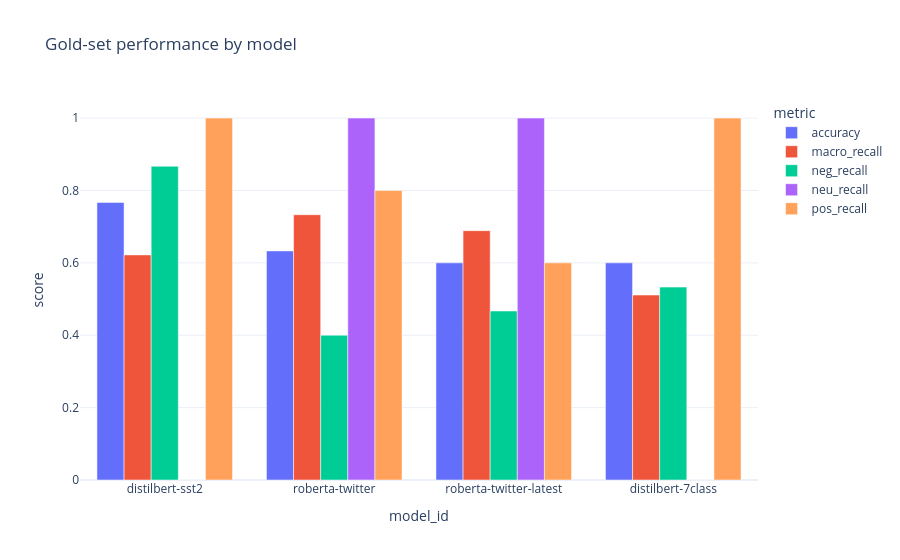

Write notebook code for a chart like this one.
### Code cell
fig = px.bar(
    leaderboard,
    x="model_id",
    y=["accuracy", "macro_recall", "neg_recall", "neu_recall", "pos_recall"],
    barmode="group",
    title="Gold-set performance by model",
    labels={"value": "score", "variable": "metric"},
)
fig.update_layout(yaxis_range=[0, 1.05], template="plotly_white")
fig.show()

winner = leaderboard.iloc[0]
print(
    f"Winner on gold set: {winner['model_id']} "
    f"({winner['model']}) — accuracy={winner['accuracy']:.3f}, "
    f"macro_recall={winner['macro_recall']:.3f}"
)

### Figure 1 — Plotly figure (JSON) as saved in the notebook; plotly's stock layout.template omitted (floating-point values rounded to 4 significant figures)
{"data": [{"alignmentgroup": "True", "hovertemplate": "metric=accuracy<br>model_id=%{x}<br>score=%{y}<extra></extra>", "legendgroup": "accuracy", "marker": {"color": "#636efa", "pattern": {"shape": ""}}, "name": "accuracy", "offsetgroup": "accuracy", "orientation": "v", "showlegend": true, "textposition": "auto", "type": "bar", "x": ["distilbert-sst2", "roberta-twitter", "roberta-twitter-latest", "distilbert-7class"], "xaxis": "x", "y": [0.767, 0.633, 0.6, 0.6], "yaxis": "y"}, {"alignmentgroup": "True", "hovertemplate": "metric=macro_recall<br>model_id=%{x}<br>score=%{y}<extra></extra>", "legendgroup": "macro_recall", "marker": {"color": "#EF553B", "pattern": {"shape": ""}}, "name": "macro_recall", "offsetgroup": "macro_recall", "orientation": "v", "showlegend": true, "textposition": "auto", "type": "bar", "x": ["distilbert-sst2", "roberta-twitter", "roberta-twitter-latest", "distilbert-7class"], "xaxis": "x", "y": [0.622, 0.733, 0.689, 0.511], "yaxis": "y"}, {"alignmentgroup": "True", "hovertemplate": "metric=neg_recall<br>model_id=%{x}<br>score=%{y}<extra></extra>", "legendgroup": "neg_recall", "marker": {"color": "#00cc96", "pattern": {"shape": ""}}, "name": "neg_recall", "offsetgroup": "neg_recall", "orientation": "v", "showlegend": true, "textposition": "auto", "type": "bar", "x": ["distilbert-sst2", "roberta-twitter", "roberta-twitter-latest", "distilbert-7class"], "xaxis": "x", "y": [0.867, 0.4, 0.467, 0.533], "yaxis": "y"}, {"alignmentgroup": "True", "hovertemplate": "metric=neu_recall<br>model_id=%{x}<br>score=%{y}<extra></extra>", "legendgroup": "neu_recall", "marker": {"color": "#ab63fa", "pattern": {"shape": ""}}, "name": "neu_recall", "offsetgroup": "neu_recall", "orientation": "v", "showlegend": true, "textposition": "auto", "type": "bar", "x": ["distilbert-sst2", "roberta-twitter", "roberta-twitter-latest", "distilbert-7class"], "xaxis": "x", "y": [0.0, 1.0, 1.0, 0.0], "yaxis": "y"}, {"alignmentgroup": "True", "hovertemplate": "metric=pos_recall<br>model_id=%{x}<br>score=%{y}<extra></extra>", "legendgroup": "pos_recall", "marker": {"color": "#FFA15A", "pattern": {"shape": ""}}, "name": "pos_recall", "offsetgroup": "pos_recall", "orientation": "v", "showlegend": true, "textposition": "auto", "type": "bar", "x": ["distilbert-sst2", "roberta-twitter", "roberta-twitter-latest", "distilbert-7class"], "xaxis": "x", "y": [1.0, 0.8, 0.6, 1.0], "yaxis": "y"}], "layout": {"barmode": "group", "legend": {"title": {"text": "metric"}, "tracegroupgap": 0}, "title": {"text": "Gold-set performance by model"}, "xaxis": {"anchor": "y", "domain": [0, 1], "title": {"text": "model_id"}}, "yaxis": {"anchor": "x", "domain": [0, 1], "range": [0, 1.05], "title": {"text": "score"}}}}
